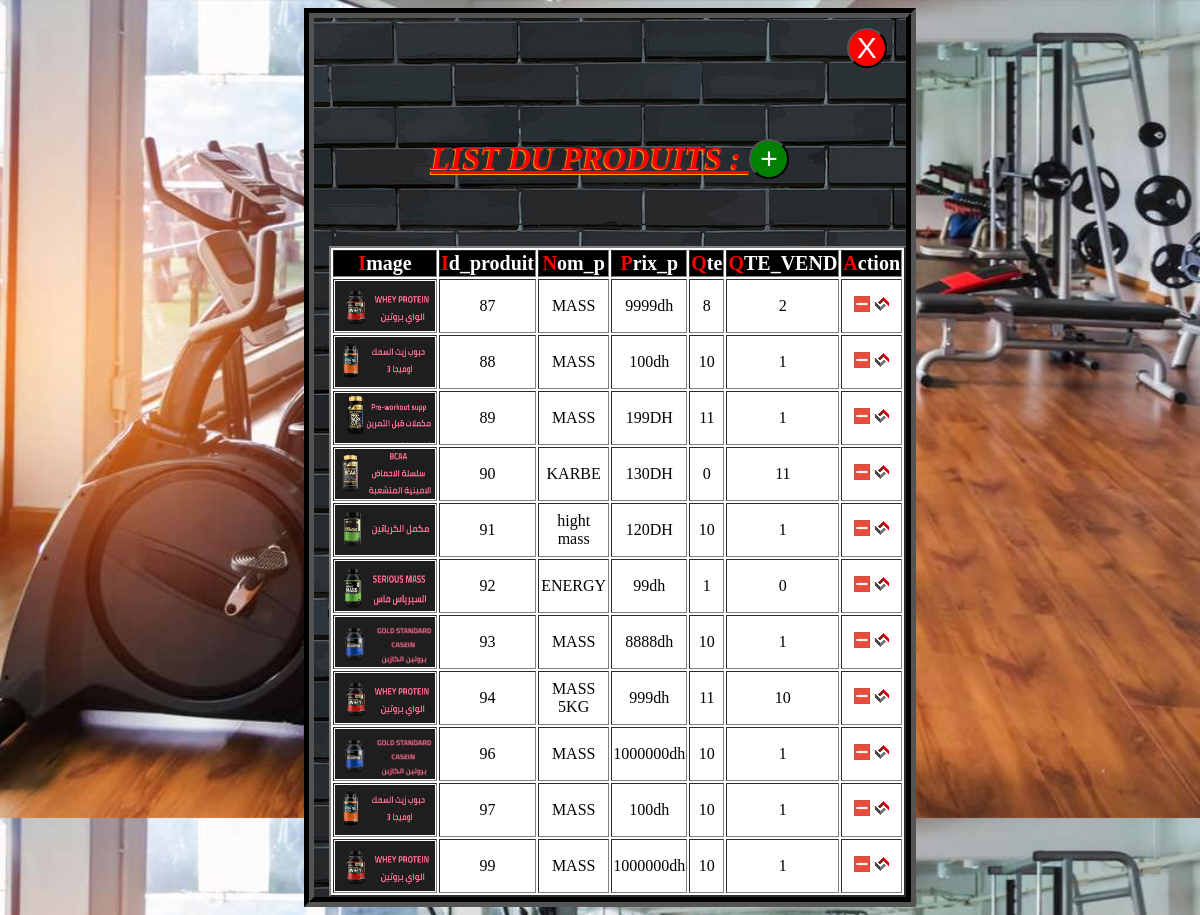
Screenshot of /Monprojet/ajout_cal.php with the database file from the repository.
### tables this page shows
CREATE TABLE `produit` (
  `id_produit` int(11) NOT NULL,
  `nom_p` varchar(40) NOT NULL,
  `prix_p` varchar(40) NOT NULL,
  `Qte` int(11) NOT NULL,
  `QTE_VEND` int(11) NOT NULL,
  `img_produit` varchar(50) NOT NULL
);

### Monprojet/ajout_cal.php (the view, shortened to what this page needs)
<?php
$servername="localhost";
$username="root";
$password="";
$con=mysqli_connect($servername, $username, $password);
mysqli_select_db($con,"gss");
$requete1 = "SELECT * FROM produit;";
$resultat1=mysqli_query($con,$requete1);
?>
<html>
    <head>
    </head>
    <body>
        <div class="carr">
            <a  style="    " href="admin_html.php"><button class="ferm">X</button></a>
            <div class="entet">
             <h1 class="sall"  ">LIST DU PRODUITS :
               <a  style="    " href="ajouterP.php"><button class="add_p">+</button></a>
             </h1>
            </div>
          <table border="2">
        <tr>
          <th>image</th>
          <th>id_produit</th>
          <th>nom_p</th>
          <th>prix_p</th>
          <th>Qte</th>
          <th>QTE_VEND</th>
          <th>Action</th>
         </tr>
                          <?php while($data=mysqli_fetch_array($resultat1)){?>
				<tr>
          <td><img class="prod" src="img_produits/<?php echo $data['img_produit'];?>"></td>
				<td><label><?php echo $data['id_produit'];?></label></td>
					<td><label><?php echo $data['nom_p'];?></label></td>
					<td><label><?php echo $data['prix_p'];?></label></td>
               <td><label><?php echo $data['Qte'];?></label></td>
               <td><label><?php echo $data['QTE_VEND'];?></label></td>
				<td>
					<label><a onclick="return confirm('Etes vous sur de vouloir supprimer cette ligne?')" href="list_produit.php?delete=<?php echo $data['id_produit']; ?>"><img src="minus.png"></a>
					<label><a href="ajouterP.php?edit=<?php echo $data['id_produit']; ?>"><img src="favicon.png"></a>
					</label>
					</td>
				</tr>
    			<?php } ?>
    </table>
        </div>
    </body>
</html>

### Monprojet/ajout_cal.php (style rules this page uses)
body { background-size: 100%; background-image: url(img/sallsp1.jpg); }
.carr { border: 10px groove black; width:50% ; height:100% auto; margin-left:25%; background-image:url(img/sport.jpg); }
.entet { width:100%; height:20% ; background-size: 100%; }
.sall { text-decoration:underline; text-align:center; color: red; text-shadow:-1px 1px 1px orange; margin-left:0%; padding: 50px; font-style: oblique; }
table { margin-left:15px; background-color:white; }
th:first-letter { color:red; font-family: verdana; text-transform: capitalize; }
th { font-size:20px; }
.ferm { background-color: red; color:white; font-size:30px; width:40px; height: 40px; margin-left:90%; margin-top:10px ; border-radius: 50%; }
.add_p { background-color:green; color:white; font-size:30px; width:40px; height: 40px; border-radius: 50%; }
th { background-color: black; color:white; }
.prod { width: 100px; height: 50px; }
td { text-align: center; }

### rows the page displays
produit: img_produit (picture), id_produit "87", nom_p "MASS", prix_p "9999dh", Qte "8", QTE_VEND "2"
produit: img_produit (picture), id_produit "88", nom_p "MASS", prix_p "100dh", Qte "10", QTE_VEND "1"
produit: img_produit (picture), id_produit "89", nom_p "MASS", prix_p "199DH", Qte "11", QTE_VEND "1"
produit: img_produit (picture), id_produit "90", nom_p "KARBE", prix_p "130DH", Qte "0", QTE_VEND "11"
produit: img_produit (picture), id_produit "91", nom_p "hight mass", prix_p "120DH", Qte "10", QTE_VEND "1"
produit: img_produit (picture), id_produit "92", nom_p "ENERGY", prix_p "99dh", Qte "1", QTE_VEND "0"
produit: img_produit (picture), id_produit "93", nom_p "MASS", prix_p "8888dh", Qte "10", QTE_VEND "1"
produit: img_produit (picture), id_produit "94", nom_p "MASS 5KG", prix_p "999dh", Qte "11", QTE_VEND "10"
produit: img_produit (picture), id_produit "96", nom_p "MASS", prix_p "1000000dh", Qte "10", QTE_VEND "1"
produit: img_produit (picture), id_produit "97", nom_p "MASS", prix_p "100dh", Qte "10", QTE_VEND "1"
produit: img_produit (picture), id_produit "99", nom_p "MASS", prix_p "1000000dh", Qte "10", QTE_VEND "1"
